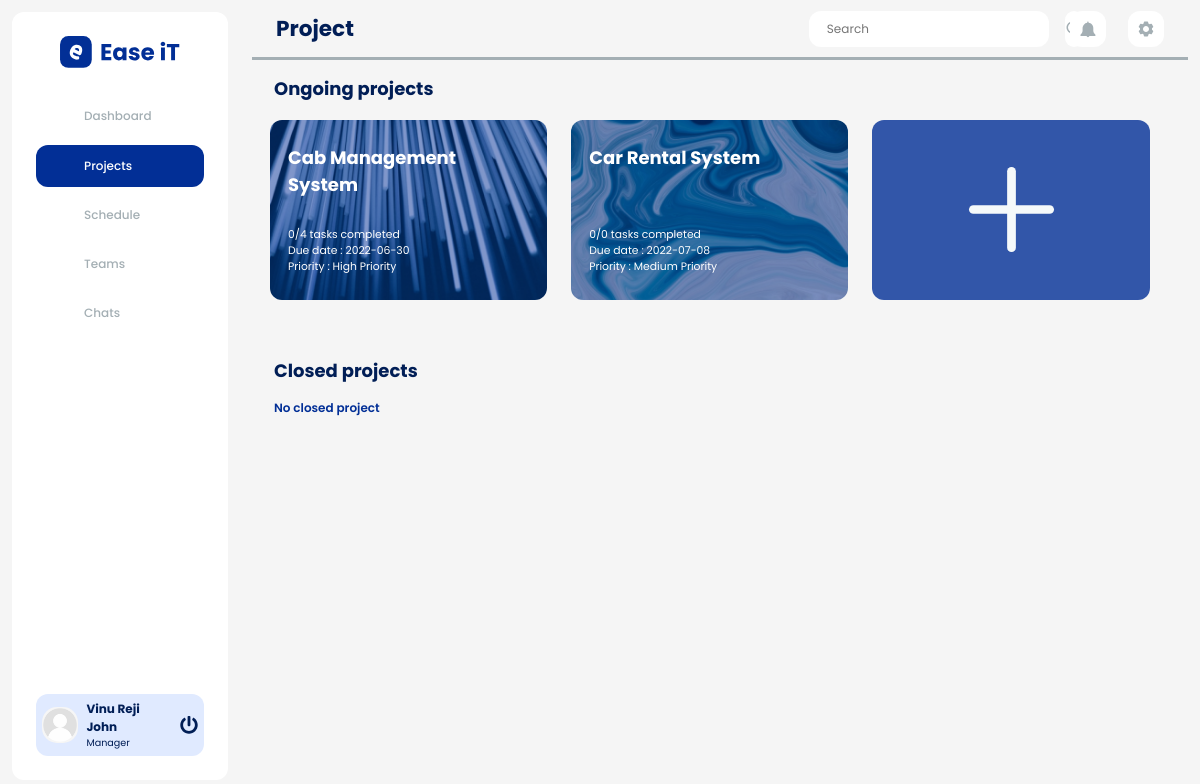
Page /project.php (signed in) on the committed database.
### tables this page shows
CREATE TABLE `tbl_user_role` (
  `role_id` int(10) NOT NULL,
  `role_name` varchar(50) NOT NULL,
  `role_permission` int(10) NOT NULL
);

CREATE TABLE `tbl_project` (
  `project_id` int(15) NOT NULL,
  `project_name` varchar(50) NOT NULL,
  `project_description` varchar(500) NOT NULL,
  `project_created_date` varchar(10) NOT NULL,
  `project_start_date` varchar(10) NOT NULL,
  `project_end_date` varchar(10) NOT NULL,
  `project_status` int(10) NOT NULL DEFAULT 0,
  `project_priority` int(10) NOT NULL
);

### project.php (the view, shortened to what this page needs)
<?php
include('./config/connect.php');
if (isset($_SESSION["pmsSession"]) != session_id()) {
    header("Location: ./index.php");
    die();
} else {
?>
    <!DOCTYPE html>
    <html>
    <head>
        <link rel="stylesheet" href="./stylesheets/css/style.css" />
        <link rel="stylesheet" href="./stylesheets/css/bootstrap.min.css" />
    </head>
    <body class="dashboard-body">
        <div class="dashboard-container">
            <?php include("./layouts/sidebar.php");
            ?>
            <?php include("./layouts/header.php");
            ?>
            <div class="dashboard-contents">
                <h1 class="content-heading ml-3">Ongoing projects</h1>
                <div class="project-container">
                    <?php
                    if ($_SESSION['currentUserTypeId'] == '2') {
                        $query = "SELECT * FROM tbl_project WHERE project_id IN (SELECT distinct project_id FROM tbl_team_allocation aloc JOIN tbl_user u ON aloc.project_manager = u.user_id WHERE u.user_id = '" . $_SESSION['userId'] . "') AND project_status = 1";
                        $result = mysqli_query($connect, $query);
                        if (mysqli_num_rows($result) > 0) {
                            while ($row = mysqli_fetch_assoc($result)) {
                                $proId = $row['project_id'];
                                $proEndDate = $row['project_end_date'];
                                if ($row['project_priority'] == 1) {
                                    $priority = "High Priority";
                                } else if ($row['project_priority'] == 2) {
                                    $priority = "Medium Priority";
                                } else if ($row['project_priority'] == 3) {
                                    $priority = "Low Priority";
                                }
                                $query2 = "SELECT count(*) as total FROM tbl_tasks WHERE project_id = '$proId'";
                                $result2 = mysqli_query($connect, $query2);
                                $row2 = mysqli_fetch_assoc($result2);
                                $total = $row2['total'];
                                $query3 = "SELECT count(*) as completed FROM tbl_tasks WHERE project_id = '$proId' AND task_status = 4";
                                $result3 = mysqli_query($connect, $query3);
                                $row3 = mysqli_fetch_assoc($result3);
                                $completed = $row3['completed'];
                                $stat = $completed . '/' . $total . ' tasks completed';
                                $proName = $row['project_name'];
                                echo "<a href='./tasks.php?id=$proId' class='projects pro' id='$proId'>$proName
                                <div>
                                    <div class='project-details text-white font-weight-normal'>$stat </div>
                                    <div class='project-details text-white font-weight-normal'>Due date : $proEndDate </div>
                                    <div class='project-details text-white font-weight-normal'>Priority : $priority </div>
                                </div>
                                </a>";
                            }
                            echo "<div class='projects' id = 'createPro' data-toggle='modal'></div>";
                        } else {
                            echo "<div class='projects' id = 'createPro' data-toggle='modal'></div>";
                        }
                    }
                    ?>
                </div>
                <h1 class="content-heading ml-3 mt-5">Closed projects</h1>
                <div class="project-container">
                    <?php
                    if ($_SESSION['currentUserTypeId'] == '2') {
                        $query = "SELECT * FROM tbl_project WHERE project_id IN (SELECT distinct project_id FROM tbl_team_allocation aloc JOIN tbl_user u ON aloc.project_manager = u.user_id WHERE u.user_id = '" . $_SESSION['userId'] . "') AND project_status = 0";
                        $result = mysqli_query($connect, $query);
                        if (mysqli_num_rows($result) > 0) {
                            while ($row = mysqli_fetch_assoc($result)) {
                                $proId = $row['project_id'];
                                $proName = $row['project_name'];
                                echo "<a href='./tasks.php?id=$proId' class='projects pro' id='$proId'>$proName</a>";
                            }
                        } else {
                            echo '
                            <h3 class="view-more-btn ml-3">No closed project</h3>
                            ';
                        }
                    }
                    ?>
                </div>
            </div>
        </div>
    </body>
    </html>
<?php
}
?>

### layouts/sidebar.php
<?php
include('./config/connect.php');
$activePage = basename($_SERVER['PHP_SELF'], ".php");
$userName = $_SESSION['userName'];
$userType = $_SESSION['currentUserTypeId'];
$proPic = $_SESSION['proPic'];
$selectRole= "SELECT `role_name` FROM tbl_user_role WHERE `role_id` = '$userType '";
$result3 = mysqli_query($connect, $selectRole);
$roleName = mysqli_fetch_assoc($result3);
?>
<div class="sidebar-container">
    <nav class="nav-container">
        <div class="logo-container">
            <img src="./assets/images/logo.svg" alt="ease-it-logo" class="logo" />
        </div>
        <ul class="nav">
            <a href="./dashboard.php">
                <li class="nav-items <?= ($activePage == 'dashboard') ? 'active-nav':''; ?>">
                    <span class="ico">
                        <object class="svgClass" type="image/svg+xml" data="./assets/icons/dashboard-ico.svg"></object>
                    </span><span>Dashboard</span>
                </li>
            </a>
            <a href="./project.php">
                <li class="nav-items <?= ($activePage == 'project') || ($activePage == 'activity') || ($activePage == 'tasks') || ($activePage == 'files') || ($activePage == 'manageProject') || ($activePage=='projectDetails') ? 'active-nav':''; ?>">
                    <span class="ico">
                        <object class="svgClass" type="image/svg+xml" data="./assets/icons/project-ico.svg"></object>
                    </span>
                    <span>Projects</span>
                </li>
            </a>
            <a href="./schedule.php">
            <li class="nav-items <?= ($activePage == 'schedule') ? 'active-nav':''; ?>">
                <span class="ico">
                    <object class="svgClass" type="image/svg+xml" data="./assets/icons/schedule-ico.svg"></object>
                </span><span>Schedule</span>
            </li>
            </a>
            <a href="./teams.php">
            <li class="nav-items <?= ($activePage == 'teams') || ($activePage == 'manageteam') || ($activePage == 'teamMemberDetails') || ($activePage == 'userDetails') ? 'active-nav':''; ?> ">
                <span class="ico"><object class="svgClass" type="image/svg+xml"
                        data="./assets/icons/team-ico.svg"></object></span><span>Teams</span>
            </li>
            </a>
            <a href="./chats.php">
            <li class="nav-items <?= ($activePage == 'chats')  ? 'active-nav':''; ?> ">
                <span class="ico"><object class="svgClass" type="image/svg+xml"
                        data="./assets/icons/chat-ico.svg"></object></span><span>Chats</span>
            </li>
            </a>
        </ul>
    </nav>
    <div class="s-profile-container">
        <a href="./manageProfile.php">
    <?php echo '<img class="pro-pic-ico" src="./assets/uploads/' . $proPic . '" alt="" />';?>
    </a>
        <a href="./manageProfile.php" class="pro-details-container">
            <p class="pro-name"><?php echo ucwords($userName); ?></p>
            <p class="pro-role"><?php echo ucwords($roleName['role_name']);?></p>
        </a>
        <a href="./auth/logoutController.php"><img class="log-out-btn" src="./assets/icons/power-off-ico.svg" alt="" /></a>
    </div>
</div>

### rows in the picture
tbl_user_role: role_name "Manager"
tbl_project: shows a picture, project_name "Cab Management System", stat "0/4 tasks completed", project_end_date "2022-06-30", project_priority "High Priority"
tbl_project: shows a picture, project_name "Car Rental System", stat "0/0 tasks completed", project_end_date "2022-07-08", project_priority "Medium Priority"

### other values in the picture
$userName "Vinu Reji John"
$activePage "Project"
